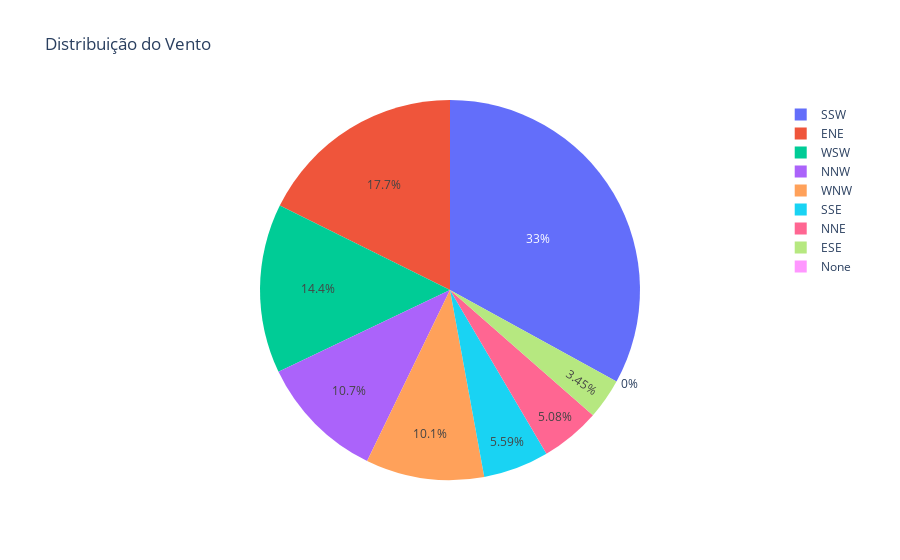

The notebook cell saved with this chart:
### Code cell
fig = px.pie(df, values='windDirection', names='directionClass', title='Distribuição do Vento')
fig.show()

### Figure 1 — Plotly figure (JSON) as saved in the notebook; plotly's stock layout.template omitted (floating-point values rounded to 4 significant figures; data arrays with more than 128 entries replaced by an {"elided": "..."} marker saying what was removed)
{"data": [{"domain": {"x": [0, 1], "y": [0, 1]}, "hovertemplate": "directionClass=%{label}<br>windDirection=%{value}<extra></extra>", "labels": {"elided": "50530 str values"}, "legendgroup": "", "name": "", "showlegend": true, "type": "pie", "values": {"elided": "50530 float values"}}], "layout": {"legend": {"tracegroupgap": 0}, "title": {"text": "Distribuição do Vento"}}}
